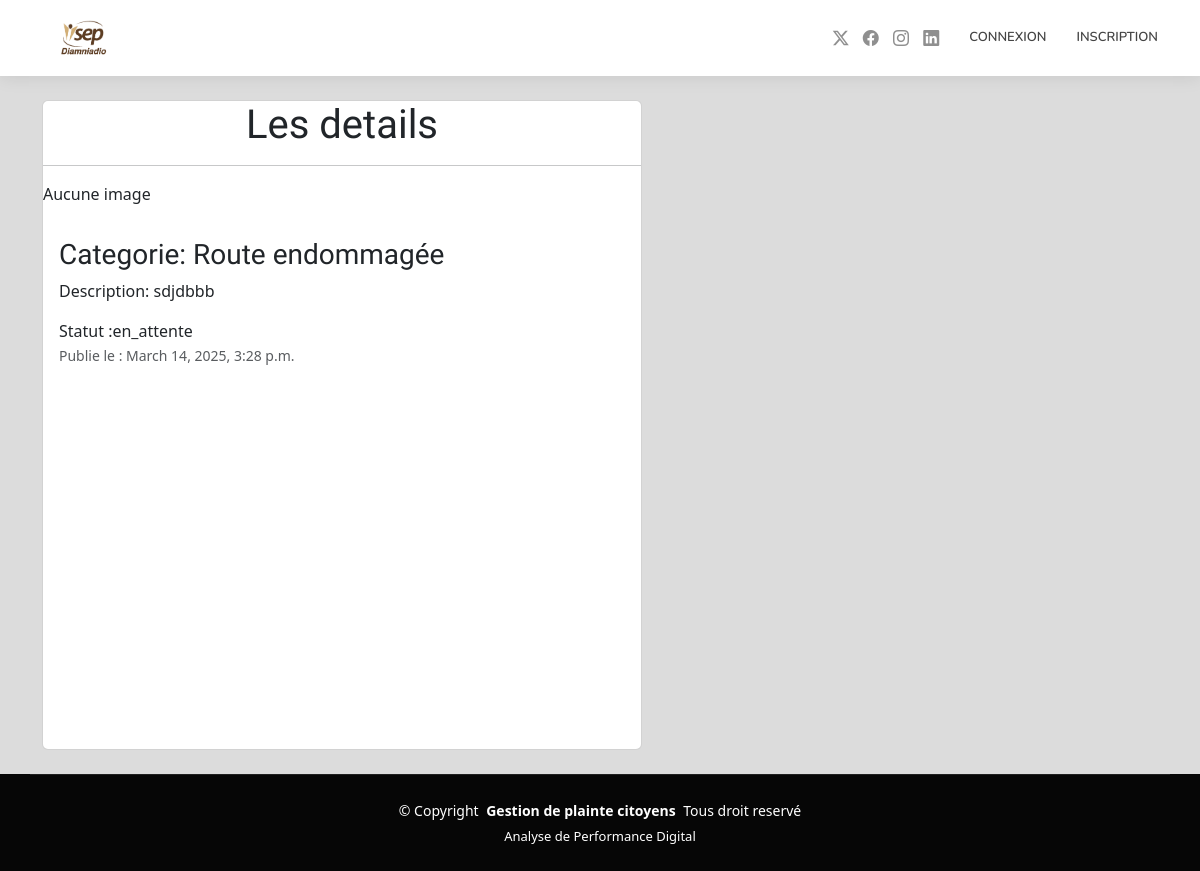
Page /details/1 on the earlier database version.
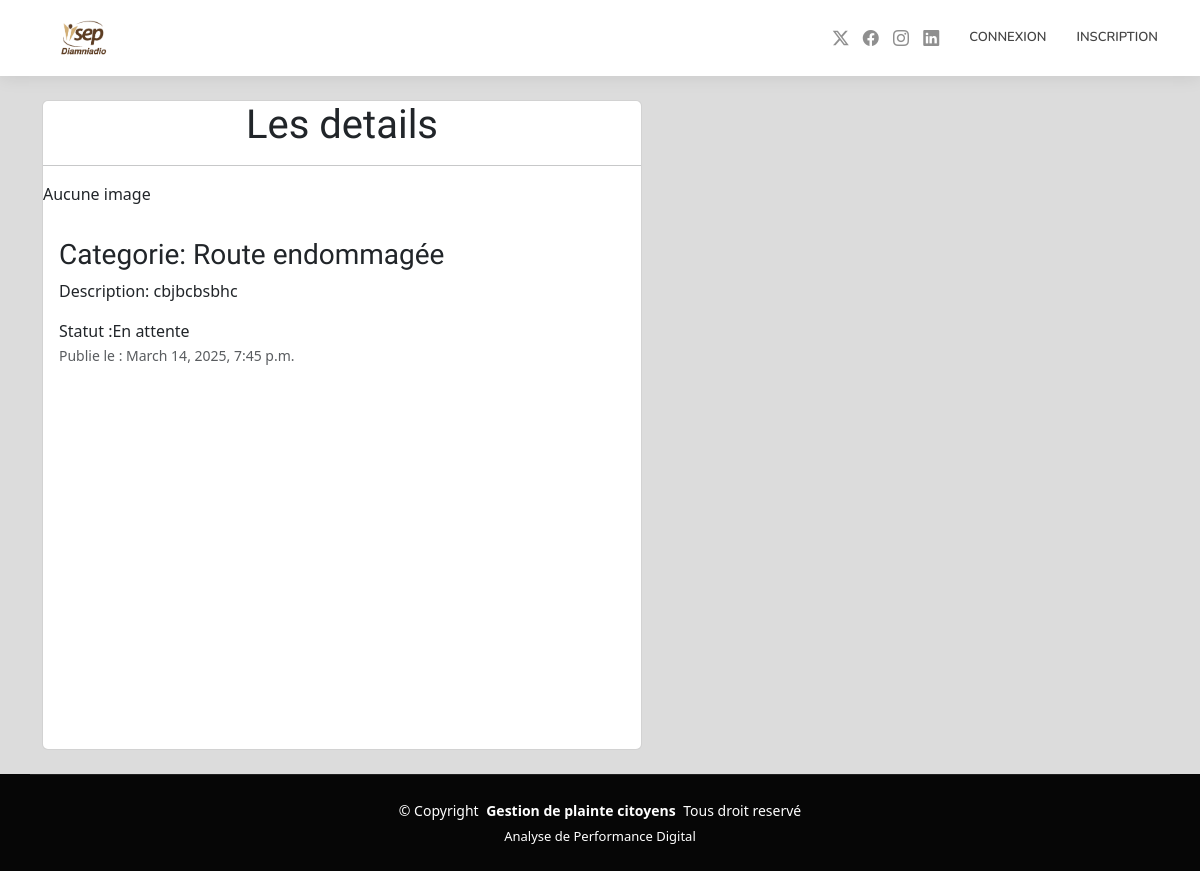
Same page on the later database version.
### plainte/models.py (models this page shows, shortened)
class Plainte(models.Model):
    STATUT = [('En attente', 'En attente'),('En cours', 'En cours'),('Résolue', 'Résolue')]
    CATEGORIES = [('Route endommagée', 'Route endommagée'),('Coupure d\'eau', 'Coupure d\'eau'),('Problème d\'électricité', 'Problème d\'électricité'),('autre', 'Autre')]
    citoyen = models.ForeignKey(User, on_delete=models.CASCADE)
    categorie = models.CharField(max_length=50, choices=CATEGORIES, null=True)
    image=models.ImageField(upload_to='media/', blank=True, null=True)
    description = models.TextField()
    statut = models.CharField(max_length=20, choices=STATUT, default='En attente')
    date_creation = models.DateTimeField(auto_now_add=True)

### plainte/views.py (the view)
# urls.py: path("details/<int:id>", details, name='details'),
def details (request, id):
    plaintes = Plainte.objects.get(id=id)
    return render(request, 'details.html', {'plaintes': plaintes})

### plainte/templates/details.html (shortened to what this page needs)
{% extends 'base.html' %}
{% block content %}
<!DOCTYPE html>
<html lang="en">
<head>
    <link href="https://cdn.jsdelivr.net/npm/bootstrap@5.3.3/dist/css/bootstrap.min.css" rel="stylesheet">
</head>
<body>
    <div class="card mb-30" style="width: 600px; height: 650px;">
        <div class="text-center">
            <h1>Les details </h1>
            <hr>
        </div>
        {% if plainte.image %}
            <img src="{{ plaintes.image.url }}" alt="Image de la plainte" style="max-width: 100%;">
        {% else %}
            <p>Aucune image</p>
        {% endif %}
        <div class="card-body">
          <h3 class="card-title">Categorie: {{ plaintes.categorie }}</h3>
          <p class="card-text">Description: {{ plaintes.description }}</p>
          <span class="card-text">Statut :{{ plaintes.statut }}</span>
          <p class="card-text"><small class="text-body-secondary">Publie le : {{ plaintes.date_creation }}</small></p>
        </div>
    </div>
</body>
</html>
{% endblock %}

Differences in the rows shown:
changed Plainte "Route endommagée": description "sdjdbbb" → "cbjbcbsbhc"; statut "en_attente" → "En attente"; date_creation "March 14, 2025, 3:28 p.m." → "March 14, 2025, 7:45 p.m."
